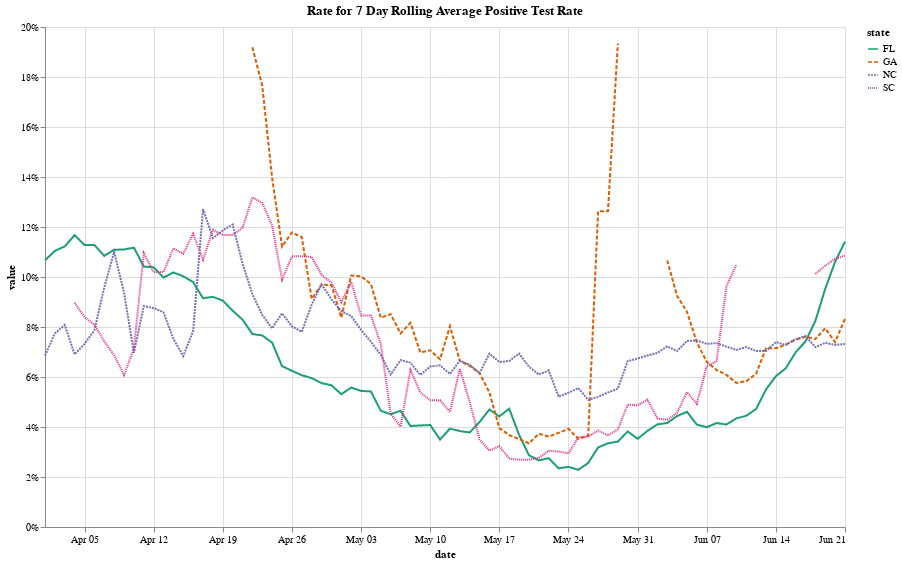

Here is the notebook cell this chart was saved with:
### Code cell
rate = 'positiveRate7' # positiveTotalRate
minp = 0
maxp = .2

source = df[(df.date >= 20200401) & (df.state.isin(['GA','SC', 'NC','FL']))][['date','state', rate]]
source = pd.melt(source, id_vars=['date','state'], value_vars=[rate])
source['value'] = source['value'].apply(lambda x: np.nan if (x< minp or x > maxp) else x)
source['date'] = pd.to_datetime(source['date'], format='%Y%m%d')

alt.Chart(source).mark_line().encode(
    x=alt.X('date:T', title='date'),
    y=alt.Y('value:Q', axis=alt.Axis(format='%')),
    color=alt.Color('state:O', scale=alt.Scale(scheme='dark2')),
    strokeDash='state',
    tooltip=['date', alt.Tooltip('value', format='.2%'), 'state']
).properties(
    width=800, height=500,
    title='Rate for {}'.format('7 Day Rolling Average Positive Test Rate'))

### Figure 1 — Vega-Lite specification as saved in the notebook (floating-point values rounded to 4 significant figures; data arrays with more than 128 entries replaced by an {"elided": "..."} marker saying what was removed)
{"config": {"view": {"continuousWidth": 400, "continuousHeight": 300}}, "data": {"name": "data-c54f1f834030219061fb91efb1b83439"}, "mark": "line", "encoding": {"color": {"type": "ordinal", "field": "state", "scale": {"scheme": "dark2"}}, "strokeDash": {"type": "nominal", "field": "state"}, "tooltip": [{"type": "temporal", "field": "date"}, {"type": "quantitative", "field": "value", "format": ".2%"}, {"type": "nominal", "field": "state"}], "x": {"type": "temporal", "field": "date", "title": "date"}, "y": {"type": "quantitative", "axis": {"format": "%"}, "field": "value"}}, "height": 500, "title": "Rate for 7 Day Rolling Average Positive Test Rate", "width": 800, "$schema": "https://vega.github.io/schema/vega-lite/v4.8.1.json", "datasets": {"data-c54f1f834030219061fb91efb1b83439": {"elided": "328 records"}}}
